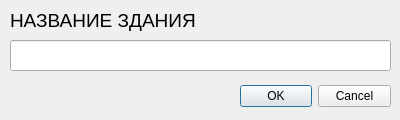
<?xml version="1.0" encoding="UTF-8"?>
<ui version="4.0">
    <class>Build_Create_Win</class>
    <widget class="QDialog" name="Build_Create_Win">
        <property name="geometry">
            <rect>
                <x>0</x>
                <y>0</y>
                <width>400</width>
                <height>120</height>
            </rect>
        </property>
        <property name="windowTitle">
            <string>Dialog</string>
        </property>
        <widget class="QDialogButtonBox" name="buttonBox">
            <property name="geometry">
                <rect>
                    <x>240</x>
                    <y>80</y>
                    <width>151</width>
                    <height>32</height>
                </rect>
            </property>
            <property name="orientation">
                <enum>Qt::Horizontal</enum>
            </property>
            <property name="standardButtons">
                <set>QDialogButtonBox::Cancel|QDialogButtonBox::Ok</set>
            </property>
        </widget>
        <widget class="QLabel" name="label_4">
            <property name="geometry">
                <rect>
                    <x>10</x>
                    <y>10</y>
                    <width>381</width>
                    <height>21</height>
                </rect>
            </property>
            <property name="font">
                <font>
                    <pointsize>14</pointsize>
                </font>
            </property>
            <property name="text">
                <string>НАЗВАНИЕ ЗДАНИЯ</string>
            </property>
        </widget>
        <widget class="QLineEdit" name="build_name">
            <property name="geometry">
                <rect>
                    <x>10</x>
                    <y>40</y>
                    <width>381</width>
                    <height>31</height>
                </rect>
            </property>
        </widget>
    </widget>
    <resources/>
    <connections>
        <connection>
            <sender>buttonBox</sender>
            <signal>accepted()</signal>
            <receiver>Build_Create_Win</receiver>
            <slot>accept()</slot>
            <hints>
                <hint type="sourcelabel">
                    <x>248</x>
                    <y>254</y>
                </hint>
                <hint type="destinationlabel">
                    <x>157</x>
                    <y>274</y>
                </hint>
            </hints>
        </connection>
        <connection>
            <sender>buttonBox</sender>
            <signal>rejected()</signal>
            <receiver>Build_Create_Win</receiver>
            <slot>reject()</slot>
            <hints>
                <hint type="sourcelabel">
                    <x>316</x>
                    <y>260</y>
                </hint>
                <hint type="destinationlabel">
                    <x>286</x>
                    <y>274</y>
                </hint>
            </hints>
        </connection>
    </connections>
</ui>
